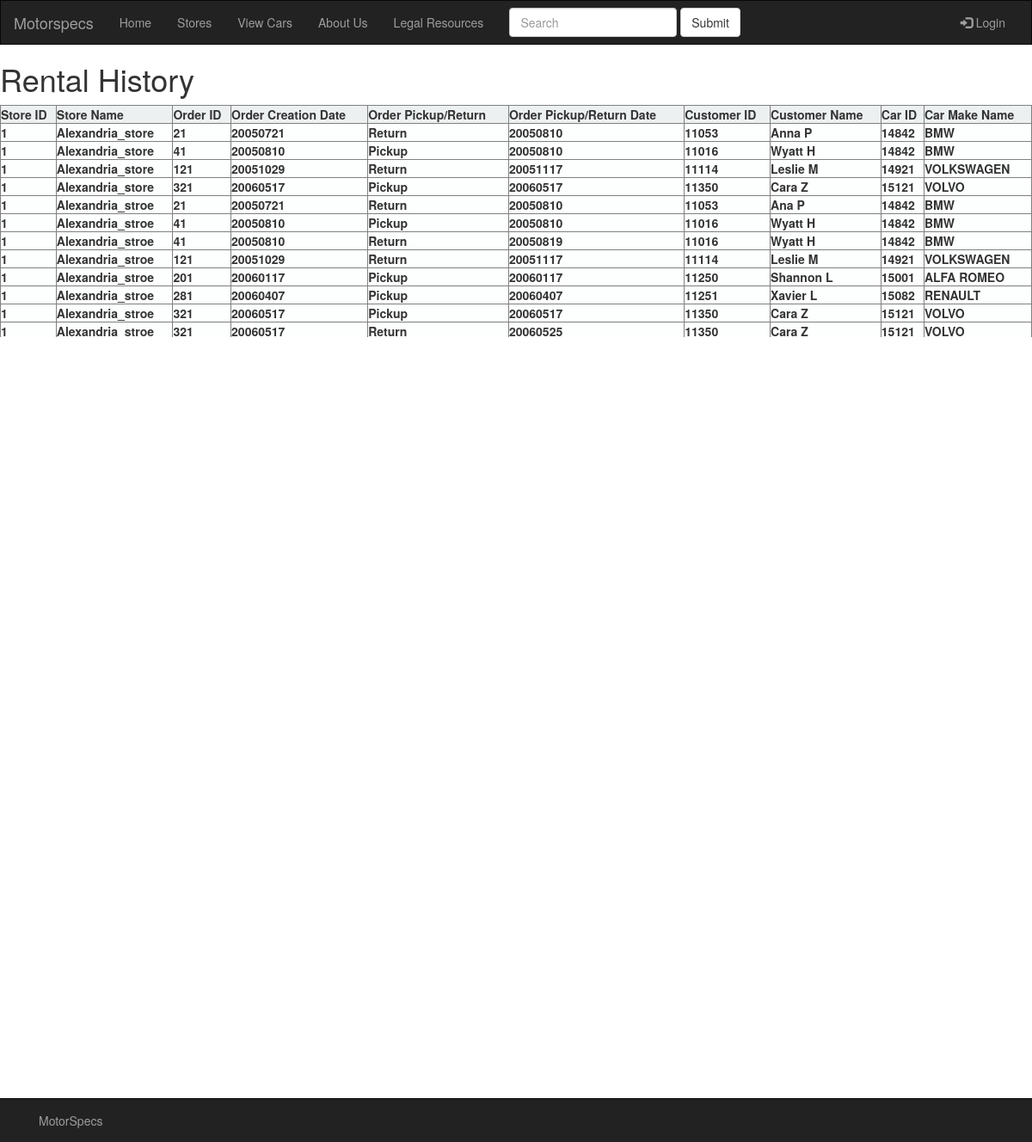
Screenshot of /stores/storesid=0/rentalhistory/?id=1 with the database file from the repository.
### index/models.py (models this page shows, shortened)
class RentalHistory(models.Model):
    storeID = models.CharField(max_length=5)
    storeName = models.CharField(max_length=100)
    orderID = models.CharField(max_length=10)
    orderCreationDate = models.CharField(max_length=25)
    orderPickupOrReturn = models.CharField(max_length=10)
    orderPickupOrReturnDate = models.CharField(max_length=250)
    customerID = models.CharField(max_length=10)
    customerName = models.CharField(max_length=50)
    carID = models.CharField(max_length=10)
    carMakeName = models.CharField(max_length=50)

### WebApp/views.py (the view)
# urls.py: url(r'^stores/storesid=[0-9]+/rentalhistory/', WebApp.views.rentalHistory, name='rentalhistory'),
def rentalHistory(request):
    storeid = request.GET.get('id')
    rentalList = RentalHistory.objects.filter(
        Q(storeID=storeid)
    )
    template = loader.get_template('WebApp/rentalHistory.html')
    context = {
        'rental_list': rentalList
    }
    return HttpResponse(template.render(context, request))

### WebApp/templates/WebApp/rentalHistory.html (shortened to what this page needs)
{% extends "base.html" %}
{% block navbuttons %}
        <li><a href="/home/">Home</a></li>
        <li><a href="/stores/">Stores</a></li>
        <li><a href="/vehiclelist/">View Cars</a></li>
        <li><a href="/aboutus/">About Us</a></li>
		<li><a href="/legalresources/">Legal Resources</a></li>
{% endblock navbuttons %}
{% block content %}
    <h1>Rental History</h1>
    <div style="overflow-y: scroll">
                <table style="width: 100%" border="1px gray">
                <tr bgcolor="#ECF0F1">
                    <th>Store ID</th>
                    <th>Store Name</th>
                    <th>Order ID</th>
                    <th>Order Creation Date</th>
                    <th>Order Pickup/Return</th>
                    <th>Order Pickup/Return Date</th>
                    <th>Customer ID</th>
                    <th>Customer Name</th>
                    <th>Car ID</th>
                    <th>Car Make Name</th>
                </tr>
                {% for rental in rental_list %}
                    <tr bgcolor="#FDFEFE">
                    <th>{{ rental.storeID }}</th>
                    <th>{{ rental.storeName }}</th>
                    <th>{{ rental.orderID }}</th>
                    <th>{{ rental.orderCreationDate }}</th>
                    <th>{{ rental.orderPickupOrReturn }}</th>
                    <th>{{ rental.orderPickupOrReturnDate }}</th>
                    <th>{{ rental.customerID }}</th>
                    <th>{{ rental.customerName }}</th>
                    <th>{{ rental.carID }}</th>
                    <th>{{ rental.carMakeName }}</th>
                    </tr>
                {% endfor %}
                </table><br>
        </div>
{% endblock content %}

### rows the page displays
RentalHistory: storeID "1", storeName "Alexandria_store", orderID "21", orderCreationDate "20050721", orderPickupOrReturn "Return", orderPickupOrReturnDate "20050810", customerID "11053", customerName "Anna P", carID "14842", carMakeName "BMW"
RentalHistory: storeID "1", storeName "Alexandria_store", orderID "41", orderCreationDate "20050810", orderPickupOrReturn "Pickup", orderPickupOrReturnDate "20050810", customerID "11016", customerName "Wyatt H", carID "14842", carMakeName "BMW"
RentalHistory: storeID "1", storeName "Alexandria_store", orderID "121", orderCreationDate "20051029", orderPickupOrReturn "Return", orderPickupOrReturnDate "20051117", customerID "11114", customerName "Leslie M", carID "14921", carMakeName "VOLKSWAGEN"
RentalHistory: storeID "1", storeName "Alexandria_store", orderID "321", orderCreationDate "20060517", orderPickupOrReturn "Pickup", orderPickupOrReturnDate "20060517", customerID "11350", customerName "Cara Z", carID "15121", carMakeName "VOLVO"
RentalHistory: storeID "1", storeName "Alexandria_stroe", orderID "21", orderCreationDate "20050721", orderPickupOrReturn "Return", orderPickupOrReturnDate "20050810", customerID "11053", customerName "Ana P", carID "14842", carMakeName "BMW"
RentalHistory: storeID "1", storeName "Alexandria_stroe", orderID "41", orderCreationDate "20050810", orderPickupOrReturn "Pickup", orderPickupOrReturnDate "20050810", customerID "11016", customerName "Wyatt H", carID "14842", carMakeName "BMW"
RentalHistory: storeID "1", storeName "Alexandria_stroe", orderID "41", orderCreationDate "20050810", orderPickupOrReturn "Return", orderPickupOrReturnDate "20050819", customerID "11016", customerName "Wyatt H", carID "14842", carMakeName "BMW"
RentalHistory: storeID "1", storeName "Alexandria_stroe", orderID "121", orderCreationDate "20051029", orderPickupOrReturn "Return", orderPickupOrReturnDate "20051117", customerID "11114", customerName "Leslie M", carID "14921", carMakeName "VOLKSWAGEN"
RentalHistory: storeID "1", storeName "Alexandria_stroe", orderID "201", orderCreationDate "20060117", orderPickupOrReturn "Pickup", orderPickupOrReturnDate "20060117", customerID "11250", customerName "Shannon L", carID "15001", carMakeName "ALFA ROMEO"
RentalHistory: storeID "1", storeName "Alexandria_stroe", orderID "281", orderCreationDate "20060407", orderPickupOrReturn "Pickup", orderPickupOrReturnDate "20060407", customerID "11251", customerName "Xavier L", carID "15082", carMakeName "RENAULT"
RentalHistory: storeID "1", storeName "Alexandria_stroe", orderID "321", orderCreationDate "20060517", orderPickupOrReturn "Pickup", orderPickupOrReturnDate "20060517", customerID "11350", customerName "Cara Z", carID "15121", carMakeName "VOLVO"
RentalHistory: storeID "1", storeName "Alexandria_stroe", orderID "321", orderCreationDate "20060517", orderPickupOrReturn "Return", orderPickupOrReturnDate "20060525", customerID "11350", customerName "Cara Z", carID "15121", carMakeName "VOLVO"
